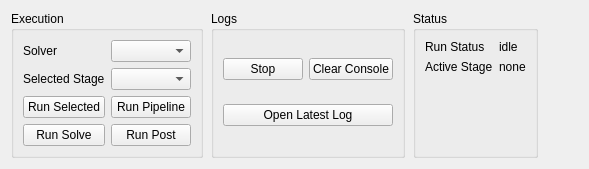
         <widget class="QWidget" name="ribbon_run_tab">
          <attribute name="title">
           <string>Run</string>
          </attribute>
          <layout class="QHBoxLayout" name="horizontalLayout_ribbon_run">
           <property name="spacing">
            <number>8</number>
           </property>
           <item>
            <widget class="QGroupBox" name="group_ribbon_run_stage">
             <property name="title">
              <string>Execution</string>
             </property>
             <layout class="QGridLayout" name="gridLayout_ribbon_run_stage">
              <item row="0" column="0">
               <widget class="QLabel" name="lbl_ribbon_solver">
                <property name="text">
                 <string>Solver</string>
                </property>
               </widget>
              </item>
              <item row="0" column="1">
               <widget class="QComboBox" name="cmb_ribbon_solver" />
              </item>
              <item row="1" column="0">
               <widget class="QLabel" name="lbl_ribbon_stage">
                <property name="text">
                 <string>Selected Stage</string>
                </property>
               </widget>
              </item>
              <item row="1" column="1">
               <widget class="QComboBox" name="cmb_ribbon_stage" />
              </item>
              <item row="2" column="0">
               <widget class="QPushButton" name="btn_ribbon_run_selected">
                <property name="text">
                 <string>Run Selected</string>
                </property>
               </widget>
              </item>
              <item row="2" column="1">
               <widget class="QPushButton" name="btn_ribbon_run_pipeline">
                <property name="text">
                 <string>Run Pipeline</string>
                </property>
               </widget>
              </item>
              <item row="3" column="0">
               <widget class="QPushButton" name="btn_ribbon_run_solve">
                <property name="text">
                 <string>Run Solve</string>
                </property>
               </widget>
              </item>
              <item row="3" column="1">
               <widget class="QPushButton" name="btn_ribbon_run_post">
                <property name="text">
                 <string>Run Post</string>
                </property>
               </widget>
              </item>
             </layout>
            </widget>
           </item>
           <item>
            <widget class="QGroupBox" name="group_ribbon_run_logs">
             <property name="title">
              <string>Logs</string>
             </property>
             <layout class="QGridLayout" name="gridLayout_ribbon_run_logs">
              <item row="0" column="0">
               <widget class="QPushButton" name="btn_ribbon_stop_run">
                <property name="text">
                 <string>Stop</string>
                </property>
               </widget>
              </item>
              <item row="0" column="1">
               <widget class="QPushButton" name="btn_ribbon_clear_console">
                <property name="text">
                 <string>Clear Console</string>
                </property>
               </widget>
              </item>
              <item row="1" column="0" colspan="2">
               <widget class="QPushButton" name="btn_ribbon_open_latest_log">
                <property name="text">
                 <string>Open Latest Log</string>
                </property>
               </widget>
              </item>
             </layout>
            </widget>
           </item>
           <item>
            <widget class="QGroupBox" name="group_ribbon_run_status">
             <property name="title">
              <string>Status</string>
             </property>
             <layout class="QFormLayout" name="formLayout_ribbon_run_status">
              <item row="0" column="0">
               <widget class="QLabel" name="lbl_ribbon_run_status_label">
                <property name="text">
                 <string>Run Status</string>
                </property>
               </widget>
              </item>
              <item row="0" column="1">
               <widget class="QLabel" name="lbl_ribbon_run_status_value">
                <property name="text">
                 <string>idle</string>
                </property>
               </widget>
              </item>
              <item row="1" column="0">
               <widget class="QLabel" name="lbl_ribbon_active_stage_label">
                <property name="text">
                 <string>Active Stage</string>
                </property>
               </widget>
              </item>
              <item row="1" column="1">
               <widget class="QLabel" name="lbl_ribbon_active_stage_value">
                <property name="text">
                 <string>none</string>
                </property>
               </widget>
              </item>
             </layout>
            </widget>
           </item>
           <item>
            <spacer name="horizontalSpacer_ribbon_run">
             <property name="orientation">
              <enum>Qt::Orientation::Horizontal</enum>
             </property>
             <property name="sizeHint" stdset="0">
              <size>
               <width>40</width>
               <height>20</height>
              </size>
             </property>
            </spacer>
           </item>
          </layout>
         </widget>
